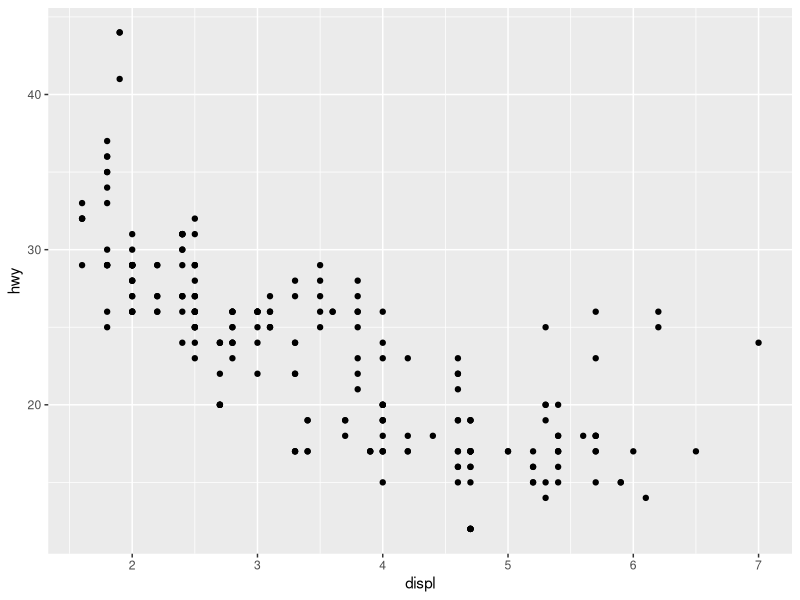
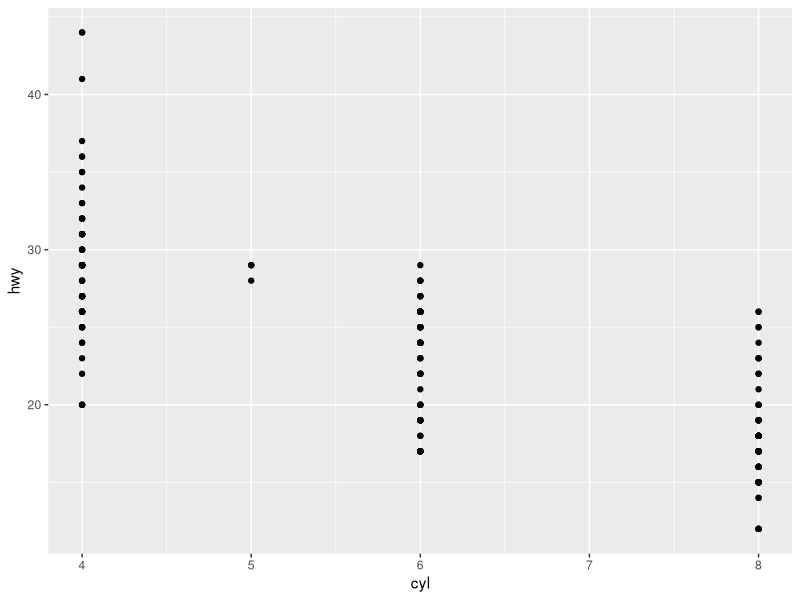
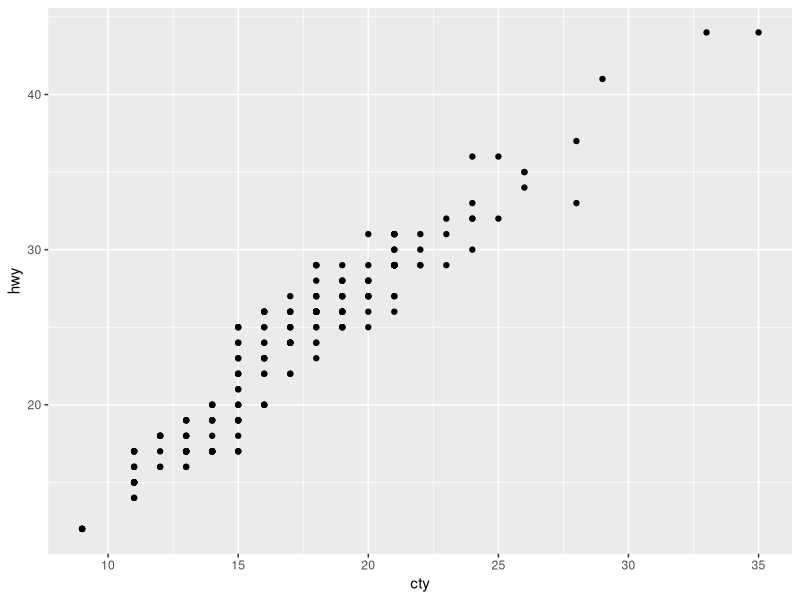

Generate these figures, in order, with R:
library(tidyverse)

ggplot(
  data = mpg,
  mapping = aes(x = displ, y = hwy)
) +
  geom_point()

mpg

View(mpg)

ggplot(
  data = mpg,
  mapping = aes(x = cyl, y = hwy)
) +
  geom_point()

ggplot(
  data = mpg,
  mapping = aes(x = cty, y = hwy)
) +
  geom_point()
